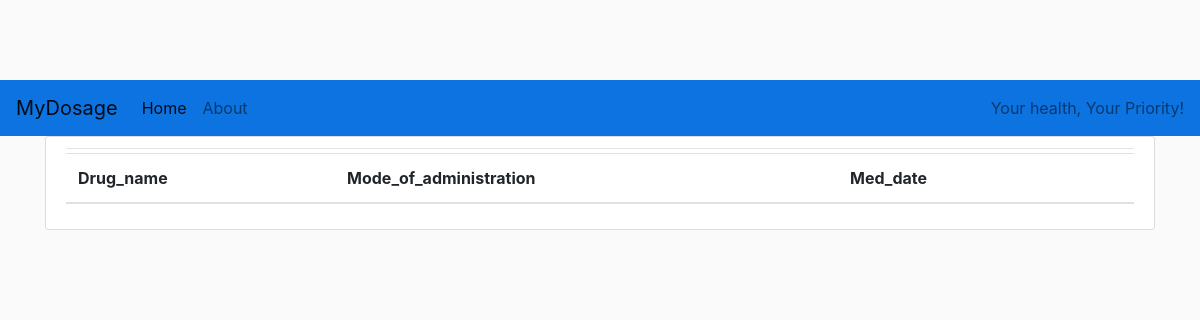
The app's page /my_medication_drugs/ (signed in), older data.
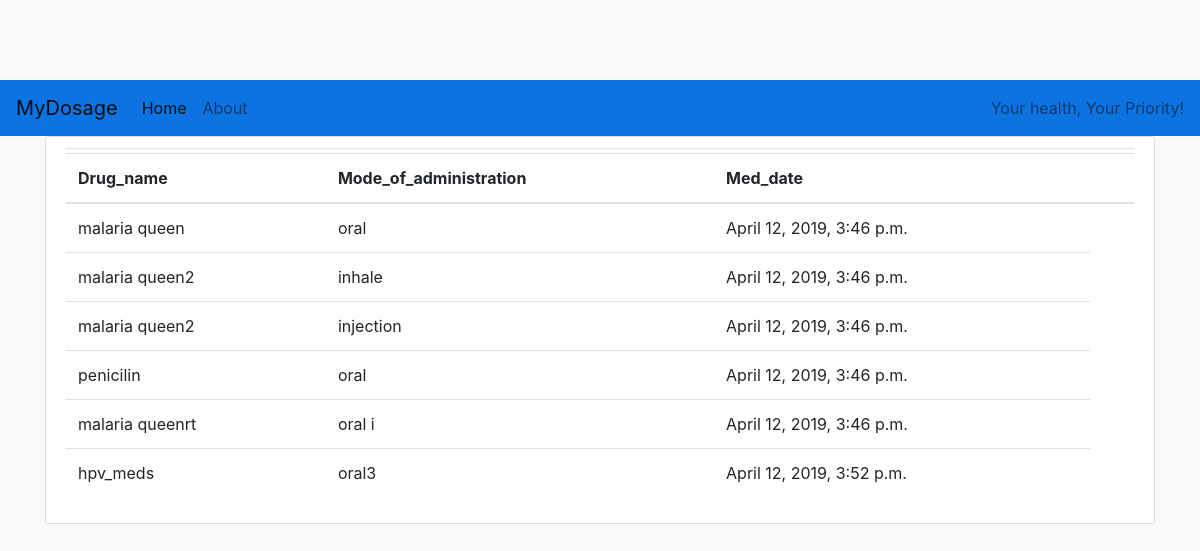
The same page, newer data.
### MyDose/models.py (models this page shows, shortened)
class Medication_drugs(models.Model):
    med_id = models.ForeignKey(Medication, on_delete=models.CASCADE)
    drug_name = models.CharField(max_length = 250)
    frequency = models.IntegerField()
    mode_of_administration = models.CharField(max_length = 100)
    date =models.DateTimeField(auto_now=True)
    duration = models.IntegerField()
    quantity = models.IntegerField()
    def __str__(self):
        return self.drug_name

### MyDose/views.py (the view)
# urls.py: path("my_medication_drugs/", views.MedicationDrugsListView.as_view(), name="my_medication_drugs"),
class MedicationDrugsListView(LoginRequiredMixin, ListView):
    model = Medication_drugs
    def get(self, request, *args, **kwargs):
        all_med_drugs = Medication_drugs.objects.filter(med_id__User_id = request.user)
        print(all_med_drugs)
        return render(request, "MyDose/MedicationDrugs.html", {"all_med_drugs": all_med_drugs})

### MyDose/templates/MyDose/MedicationDrugs.html (shortened to what this page needs)
{% extends "MyDose/base.html" %}
{% block content %}
  <article class="media content-section">
    <div class="media-body">
      <div class="article-metadata">
      </div>
       <table class="table">
       <thead>
       <tr>
       <th>Drug_name </th>
       <th>Mode_of_administration</th>
       <th>Med_date</th>
       <th></th>
       </thead>
       <tbody>
       {% for medication in all_med_drugs%}
       <tr>
       <td>{{medication.drug_name}}</td>
       <td>{{medication.mode_of_administration}}</td>
       <td>{{medication.date}}</td>
       </tr>
       {% endfor %}
       </tbody>
       </table>
    </div>
  </article>
{% endblock content %}

### MyDose/templates/MyDose/base.html (shortened to what this page needs)
{% load static %}
<!doctype html>
<html lang="en">
  <head>
    <link rel="stylesheet" href="https://stackpath.bootstrapcdn.com/bootstrap/4.3.1/css/bootstrap.min.css">
    <link rel="stylesheet" type="text/css" href="{% static 'MyDose/main.css' %}">
  </head>
  <body>
    <nav class="navbar navbar-expand-lg navbar-light" style="background-color: #0d73e0;">
      <a class="navbar-brand" href="{%  url 'medication:home' %}"> MyDosage</a>
         <div class="collapse navbar-collapse" id="navbarText">
          <ul class="navbar-nav mr-auto">
            <li class="nav-item active">
              <a class="nav-link" href="{% url 'medication:home' %}">Home <span class="sr-only">(current)</span></a>
            </li>
            <li class="nav-item">
              <a class="nav-link" href="#"> About</a>
            </li>
          </ul>
          <span class="navbar-text">
            Your health, Your Priority!
          </span>
        </div>
    </nav>
  <div class = "container">
                {% block content%} {% endblock%}
  </div>
  </body>
</html>

### MyDose/static/MyDose/main.css (style rules this page uses)
body { background: #fafafa; color: #333333; margin-top: 5rem; }
ul { margin: 0; }
.content-section { background: #ffffff; padding: 10px 20px; border: 1px solid #dddddd; border-radius: 3px; margin-bottom: 20px; }
.article-metadata { padding-bottom: 1px; margin-bottom: 4px; border-bottom: 1px solid #e3e3e3 }

Row changes from the older to the newer data that the page shows:
added Medication_drugs: drug_name "malaria queen", mode_of_administration "oral", date "April 12, 2019, 3:46 p.m."
added Medication_drugs: drug_name "malaria queen2", mode_of_administration "inhale", date "April 12, 2019, 3:46 p.m."
added Medication_drugs: drug_name "malaria queen2", mode_of_administration "injection", date "April 12, 2019, 3:46 p.m."
added Medication_drugs: drug_name "penicilin", mode_of_administration "oral", date "April 12, 2019, 3:46 p.m."
added Medication_drugs: drug_name "malaria queenrt", mode_of_administration "oral i", date "April 12, 2019, 3:46 p.m."
added Medication_drugs: drug_name "hpv_meds", mode_of_administration "oral3", date "April 12, 2019, 3:52 p.m."
